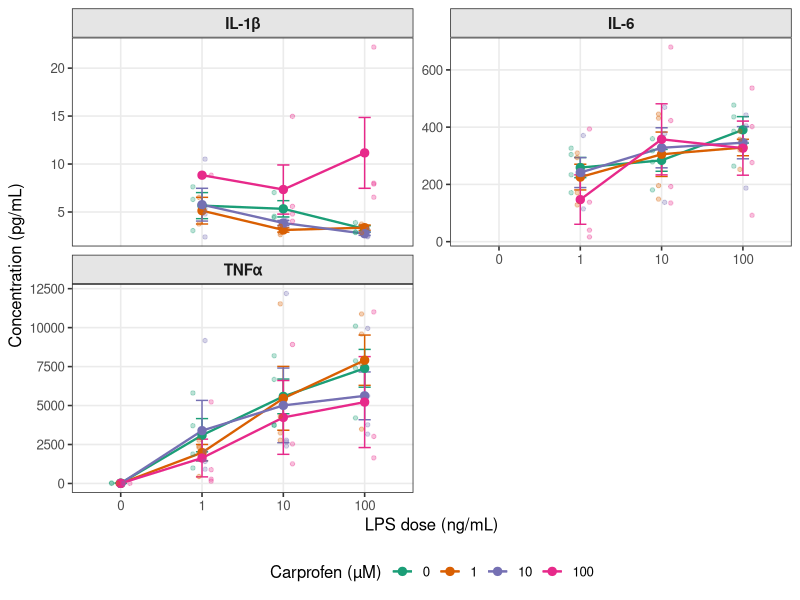
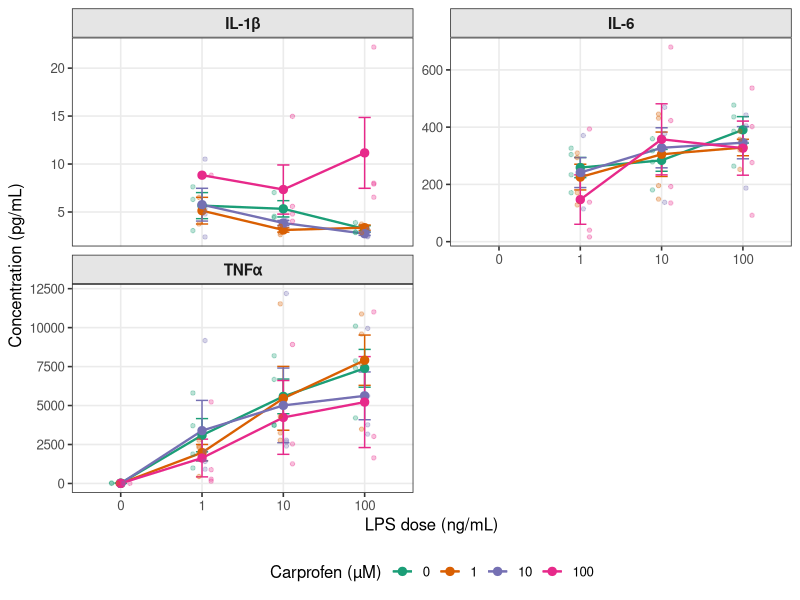

Write R code to recreate these figures, in order.
# ==============================================================================
# LPS Dose-Response Figure — 4-Panel Cytokine Plot
# Stratified by Carprofen Dose
# ==============================================================================
#
# Data source : ELISA.xlsx  (sheets: IL1b, IL6, TNFa)
# Columns     : Donor, Carprofen (C0/C1/C10/C100),
#               Stimulus (LPS/BCG), Stim_Conc (L0/L1/L10/L100),
#               <cytokine>_pgml
#
# NOTE — PGE2 concentrations have not yet been calculated from the raw
#   plate-reader OD files.  Once you have processed PGE2 data, add a "PGE2"
#   sheet to ELISA.xlsx with the same column layout
#   (Donor, Carprofen, Stimulus, Stim_Conc, PGE2_pgml)
#   and uncomment the four lines marked "## PGE2" below.
# ==============================================================================

library(readxl)
library(dplyr)
library(ggplot2)
library(cowplot)

# ---------- 1. Read each cytokine sheet ----------
il1b_raw <- read_excel("ELISA.xlsx", sheet = "IL1b")
il6_raw  <- read_excel("ELISA.xlsx", sheet = "IL6")
tnfa_raw <- read_excel("ELISA.xlsx", sheet = "TNFa")
## PGE2: pge2_raw <- read_excel("ELISA.xlsx", sheet = "PGE2")

# ---------- 2. Helper: decode coded factor levels to numeric ----------
decode_carprofen <- function(x) as.numeric(gsub("C", "", x))
decode_lps_dose  <- function(x) as.numeric(gsub("L", "", x))

# ---------- 3. Filter to LPS, decode factors, standardise columns ----------
clean_lps <- function(df, value_col, cytokine_label) {
  df %>%
    filter(Stimulus == "LPS") %>%
    mutate(
      Carprofen_uM = decode_carprofen(Carprofen),
      LPS_ngml     = decode_lps_dose(Stim_Conc),
      Cytokine     = cytokine_label,
      Conc_pgml    = .data[[value_col]]
    ) %>%
    select(Donor, Carprofen_uM, LPS_ngml, Cytokine, Conc_pgml)
}

il1b <- clean_lps(il1b_raw, "IL1b_pgml", "IL-1\u03b2")
il6  <- clean_lps(il6_raw,  "IL6_pgml",  "IL-6")
tnfa <- clean_lps(tnfa_raw, "TNFa_pgml", "TNF\u03b1")
## PGE2: pge2 <- clean_lps(pge2_raw, "PGE2_pgml", "PGE2")

# ---------- 4. Combine into one long data frame ----------
dat <- bind_rows(il1b, il6, tnfa)
## PGE2: dat <- bind_rows(il1b, il6, tnfa, pge2)

# Ordered factors for clean axis labels
dat <- dat %>%
  mutate(
    LPS_ngml     = factor(LPS_ngml,     levels = c(0, 1, 10, 100)),
    Carprofen_uM = factor(Carprofen_uM, levels = c(0, 1, 10, 100)),
    Cytokine     = factor(Cytokine,     levels = c("IL-1\u03b2", "IL-6",
                                                    "TNF\u03b1", "PGE2"))
  )

# ---------- 5. Summary statistics (mean ± SEM) per group ----------
dat_summary <- dat %>%
  group_by(Cytokine, LPS_ngml, Carprofen_uM) %>%
  summarise(
    mean  = mean(Conc_pgml, na.rm = TRUE),
    sem   = sd(Conc_pgml, na.rm = TRUE) / sqrt(sum(!is.na(Conc_pgml))),
    n     = sum(!is.na(Conc_pgml)),
    .groups = "drop"
  )

# ---------- 6. Build the figure ----------
p <- ggplot(dat_summary,
            aes(x = LPS_ngml, y = mean,
                colour = Carprofen_uM, group = Carprofen_uM)) +

  # Mean ± SEM lines
  geom_errorbar(aes(ymin = mean - sem, ymax = mean + sem),
                width = 0.15, linewidth = 0.5) +
  geom_line(linewidth = 0.8) +
  geom_point(size = 2.5) +

  # Individual donor points (semi-transparent, slightly jittered)
  geom_point(data = dat,
             aes(x = LPS_ngml, y = Conc_pgml, colour = Carprofen_uM),
             alpha = 0.3, size = 1.2,
             position = position_dodge(width = 0.3),
             show.legend = FALSE) +

  # One panel per cytokine, free y-axis so scales suit each analyte
  facet_wrap(~ Cytokine, scales = "free_y", ncol = 2) +

  # Colour-blind-friendly palette (Dark2)
  scale_colour_brewer(palette = "Dark2", name = "Carprofen (\u00b5M)") +

  labs(x = "LPS dose (ng/mL)",
       y = "Concentration (pg/mL)") +

  theme_bw(base_size = 12) +
  theme(
    strip.background = element_rect(fill = "grey90"),
    strip.text       = element_text(face = "bold", size = 11),
    legend.position  = "bottom",
    panel.grid.minor = element_blank()
  )

# ---------- 7. Save ----------
ggsave("LPS_cytokine_4panel.png", p, width = 8, height = 7, dpi = 300)
ggsave("LPS_cytokine_4panel.pdf", p, width = 8, height = 7)

cat("Done — saved LPS_cytokine_4panel.png and .pdf\n")
